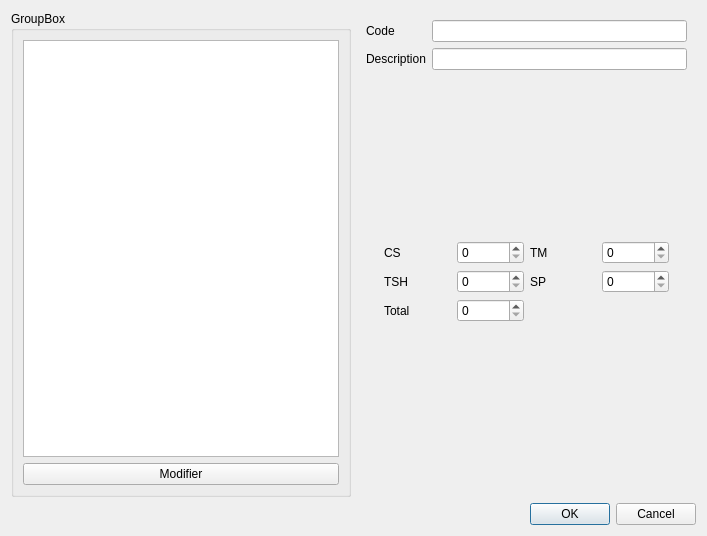
<?xml version="1.0" encoding="UTF-8"?>
<ui version="4.0">
 <class>modifiercursuswindow</class>
 <widget class="QDialog" name="modifiercursuswindow">
  <property name="geometry">
   <rect>
    <x>0</x>
    <y>0</y>
    <width>707</width>
    <height>536</height>
   </rect>
  </property>
  <property name="windowTitle">
   <string>Modifier un cursus</string>
  </property>
  <layout class="QGridLayout" name="gridLayout">
   <item row="0" column="0">
    <layout class="QHBoxLayout" name="horizontalLayout">
     <item>
      <widget class="QGroupBox" name="groupBox">
       <property name="title">
        <string>GroupBox</string>
       </property>
       <layout class="QGridLayout" name="gridLayout_3">
        <item row="0" column="0">
         <layout class="QVBoxLayout" name="verticalLayout">
          <item>
           <widget class="QColumnView" name="columnView"/>
          </item>
          <item>
           <widget class="QPushButton" name="pushButton">
            <property name="text">
             <string>Modifier</string>
            </property>
           </widget>
          </item>
         </layout>
        </item>
       </layout>
      </widget>
     </item>
     <item>
      <widget class="QWidget" name="widget" native="true">
       <layout class="QGridLayout" name="gridLayout_4">
        <item row="1" column="2">
         <widget class="QLineEdit" name="descriptionedit"/>
        </item>
        <item row="0" column="2">
         <widget class="QLineEdit" name="codeedit"/>
        </item>
        <item row="1" column="1">
         <widget class="QLabel" name="label_2">
          <property name="text">
           <string>Description</string>
          </property>
         </widget>
        </item>
        <item row="0" column="0">
         <layout class="QGridLayout" name="gridLayout_2"/>
        </item>
        <item row="0" column="1">
         <widget class="QLabel" name="label">
          <property name="text">
           <string>Code</string>
          </property>
         </widget>
        </item>
        <item row="2" column="1" colspan="2">
         <widget class="QWidget" name="widget_2" native="true">
          <layout class="QGridLayout" name="gridLayout_7">
           <item row="0" column="0">
            <widget class="QWidget" name="widget_3" native="true">
             <layout class="QGridLayout" name="gridLayout_5">
              <item row="0" column="0">
               <layout class="QGridLayout" name="gridLayout_6">
                <item row="0" column="3">
                 <widget class="QSpinBox" name="credTM"/>
                </item>
                <item row="1" column="0">
                 <widget class="QLabel" name="label_4">
                  <property name="text">
                   <string>TSH</string>
                  </property>
                 </widget>
                </item>
                <item row="1" column="1">
                 <widget class="QSpinBox" name="credTSH"/>
                </item>
                <item row="0" column="2">
                 <widget class="QLabel" name="label_5">
                  <property name="text">
                   <string>TM</string>
                  </property>
                 </widget>
                </item>
                <item row="1" column="3">
                 <widget class="QSpinBox" name="credSP"/>
                </item>
                <item row="0" column="1">
                 <widget class="QSpinBox" name="credCS">
                  <property name="value">
                   <number>0</number>
                  </property>
                 </widget>
                </item>
                <item row="1" column="2">
                 <widget class="QLabel" name="label_6">
                  <property name="text">
                   <string>SP</string>
                  </property>
                 </widget>
                </item>
                <item row="0" column="0">
                 <widget class="QLabel" name="label_3">
                  <property name="text">
                   <string>CS</string>
                  </property>
                 </widget>
                </item>
                <item row="2" column="0">
                 <widget class="QLabel" name="label_7">
                  <property name="text">
                   <string>Total</string>
                  </property>
                 </widget>
                </item>
                <item row="2" column="1">
                 <widget class="QSpinBox" name="credTotal">
                  <property name="value">
                   <number>0</number>
                  </property>
                 </widget>
                </item>
               </layout>
              </item>
             </layout>
            </widget>
           </item>
          </layout>
         </widget>
        </item>
       </layout>
      </widget>
     </item>
    </layout>
   </item>
   <item row="1" column="0">
    <widget class="QDialogButtonBox" name="buttonBox">
     <property name="orientation">
      <enum>Qt::Horizontal</enum>
     </property>
     <property name="standardButtons">
      <set>QDialogButtonBox::Cancel|QDialogButtonBox::Ok</set>
     </property>
    </widget>
   </item>
  </layout>
 </widget>
 <resources/>
 <connections>
  <connection>
   <sender>buttonBox</sender>
   <signal>accepted()</signal>
   <receiver>modifiercursuswindow</receiver>
   <slot>accept()</slot>
   <hints>
    <hint type="sourcelabel">
     <x>248</x>
     <y>254</y>
    </hint>
    <hint type="destinationlabel">
     <x>157</x>
     <y>274</y>
    </hint>
   </hints>
  </connection>
  <connection>
   <sender>buttonBox</sender>
   <signal>rejected()</signal>
   <receiver>modifiercursuswindow</receiver>
   <slot>reject()</slot>
   <hints>
    <hint type="sourcelabel">
     <x>316</x>
     <y>260</y>
    </hint>
    <hint type="destinationlabel">
     <x>286</x>
     <y>274</y>
    </hint>
   </hints>
  </connection>
 </connections>
</ui>
